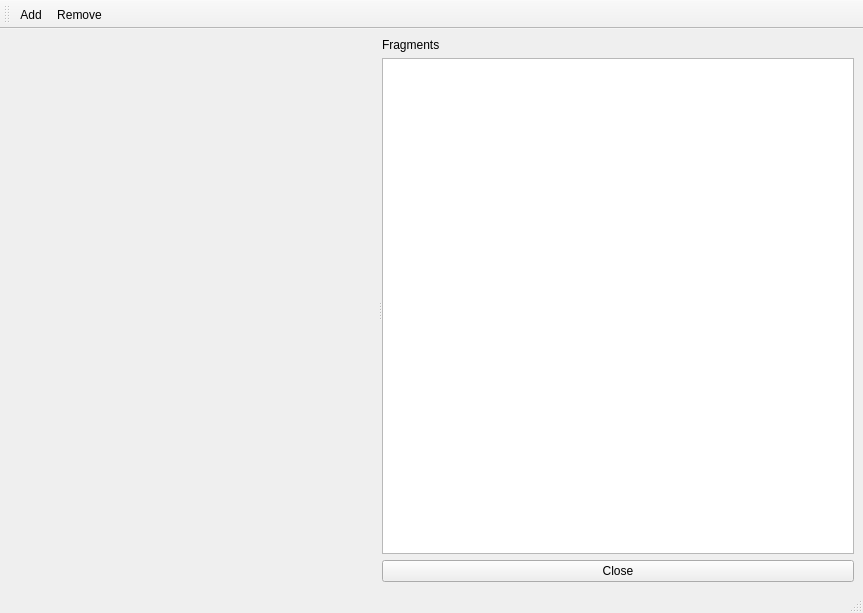
<?xml version="1.0" encoding="UTF-8"?>
<ui version="4.0">
 <class>MainWindow</class>
 <widget class="QMainWindow" name="MainWindow">
  <property name="geometry">
   <rect>
    <x>0</x>
    <y>0</y>
    <width>863</width>
    <height>613</height>
   </rect>
  </property>
  <property name="windowTitle">
   <string>Fragment Builder</string>
  </property>
  <widget class="QWidget" name="centralwidget">
   <layout class="QHBoxLayout" name="horizontalLayout">
    <item>
     <widget class="QSplitter" name="splitter">
      <property name="orientation">
       <enum>Qt::Horizontal</enum>
      </property>
      <widget class="QWidget" name="verticalLayoutWidget_2">
       <layout class="QVBoxLayout" name="verticalLayout_2">
        <item>
         <widget class="Show3DWithSlider" name="view3D" native="true">
          <property name="sizePolicy">
           <sizepolicy hsizetype="MinimumExpanding" vsizetype="MinimumExpanding">
            <horstretch>0</horstretch>
            <verstretch>0</verstretch>
           </sizepolicy>
          </property>
          <property name="minimumSize">
           <size>
            <width>200</width>
            <height>200</height>
           </size>
          </property>
         </widget>
        </item>
       </layout>
      </widget>
      <widget class="QWidget" name="verticalLayoutWidget">
       <layout class="QVBoxLayout" name="verticalLayout">
        <item>
         <widget class="QLabel" name="label">
          <property name="text">
           <string>Fragments</string>
          </property>
         </widget>
        </item>
        <item>
         <widget class="QListWidget" name="listFragments"/>
        </item>
        <item>
         <widget class="QPushButton" name="pushClose">
          <property name="text">
           <string>Close</string>
          </property>
         </widget>
        </item>
       </layout>
      </widget>
     </widget>
    </item>
   </layout>
  </widget>
  <widget class="QMenuBar" name="menubar">
   <property name="geometry">
    <rect>
     <x>0</x>
     <y>0</y>
     <width>863</width>
     <height>25</height>
    </rect>
   </property>
  </widget>
  <widget class="QStatusBar" name="statusbar"/>
  <widget class="QToolBar" name="toolBar">
   <property name="windowTitle">
    <string>toolBar</string>
   </property>
   <attribute name="toolBarArea">
    <enum>TopToolBarArea</enum>
   </attribute>
   <attribute name="toolBarBreak">
    <bool>false</bool>
   </attribute>
   <addaction name="actionAdd_Fragment"/>
   <addaction name="actionRemove_Fragment"/>
  </widget>
  <action name="actionAdd_Fragment">
   <property name="text">
    <string>Add</string>
   </property>
  </action>
  <action name="actionRemove_Fragment">
   <property name="text">
    <string>Remove</string>
   </property>
  </action>
 </widget>
 <customwidgets>
  <customwidget>
   <class>Show3DWithSlider</class>
   <extends>QWidget</extends>
   <header>pele.gui.show3d_with_slider.h</header>
   <container>1</container>
  </customwidget>
 </customwidgets>
 <resources/>
 <connections>
  <connection>
   <sender>pushClose</sender>
   <signal>clicked()</signal>
   <receiver>MainWindow</receiver>
   <slot>close()</slot>
   <hints>
    <hint type="sourcelabel">
     <x>680</x>
     <y>565</y>
    </hint>
    <hint type="destinationlabel">
     <x>858</x>
     <y>430</y>
    </hint>
   </hints>
  </connection>
 </connections>
</ui>
